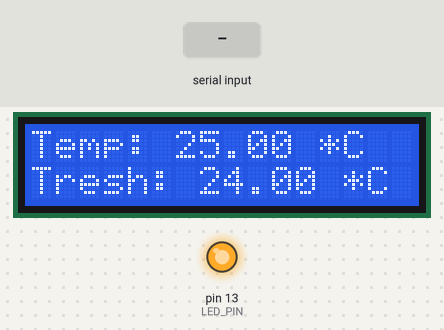
This sketch was run on a simulated Arduino Uno, built with avr-gcc and run on an emulated ATmega328P. Shown: 16×2 character LCD, output pins drawn as LEDs (lit = HIGH). Inputs (shaded band) come from the test bench. EEPROM starts erased.

Above: at 0.9 s.
1.0 s: "T90\n" received over Serial
At 1.8 s:
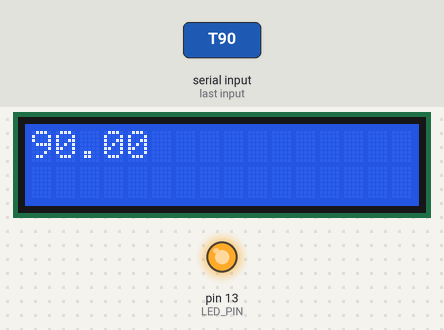
At 2.7 s:
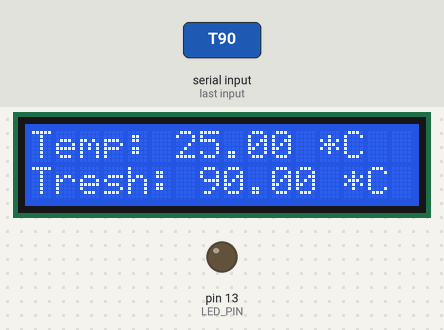
3.5 s: "T,45\n" received over Serial
At 3.9 s:
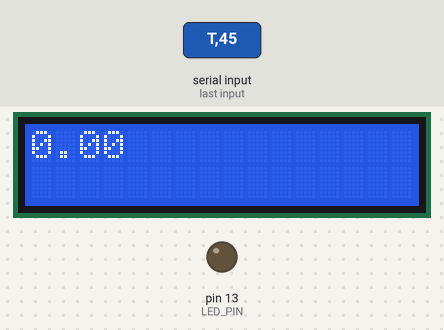
Timing chart, 0 to 6.5 s (numbered marks = the images above; inputs shaded):
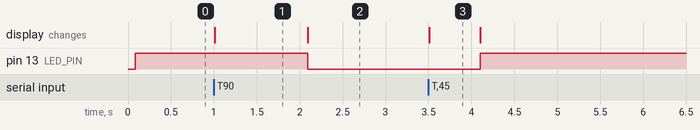

The sketch:

irrigation.ino
```cpp
#include <EEPROM.h>
#include <DHT.h>
#include <LiquidCrystal.h>
#include <Arduino_FreeRTOS.h>

#define DHTPIN 2      // Pin where the DHT22 sensor is connected
#define DHTTYPE DHT22 // DHT sensor type
#define LED_PIN 13

DHT dht(DHTPIN, DHTTYPE);
LiquidCrystal lcd(3, 4, 5, 6, 7, 8, 9, 10, 11, 12);

// Define the starting memory address for storing data
const int DATA_START_ADDRESS = 18; // Skip the first two addresses for the pointers

// Define the total number of memory addresses available for data storage
const int MEMORY_SIZE = 1023; // Total EEPROM size is 1024 bytes, but we leave 2 bytes for the pointers

unsigned long previousTemperatureMillis = 0;
unsigned long previousStoreMillis = 0;
const unsigned long temperatureInterval = 1000; // Read temperature every 1 seconds
const unsigned long storeInterval = 10000;      // Store data every 2 seconds
float treshold = 24.0;

bool storeTemperatureFlag = false;
float temperatureValue;
int counter = 0;

TaskHandle_t sendReceiveTaskHandle;
TaskHandle_t temperatureTaskHandle;
TaskHandle_t storeDataTaskHandle;

void sendReceiveTask(void* pvParameters);
void temperatureTask(void* pvParameters);
void storeDataTask(void* pvParameters);

void setup() {
  // Initialize the serial communication
  Serial.begin(9600);

  lcd.begin(16, 2);

  // Initialize the DHT sensor
  dht.begin();

  //clearMemory();

  pinMode(LED_PIN, OUTPUT);

  // Read the current pointer values from the first two memory addresses
  int nextAddress = EEPROM.read(0);
  int endAddress = EEPROM.read(1);

  // Check if the stored addresses are out of bounds or uninitialized
  if (nextAddress < DATA_START_ADDRESS || nextAddress >= MEMORY_SIZE) {
    // Initialize the next address pointer to the starting address for data storage
    nextAddress = DATA_START_ADDRESS;
    EEPROM.write(0, nextAddress);
  }

  if (endAddress < DATA_START_ADDRESS || endAddress >= MEMORY_SIZE) {
    // Initialize the end address pointer to the starting address for data storage
    endAddress = DATA_START_ADDRESS;
    EEPROM.write(1, endAddress);
  }


  // Create tasks
  xTaskCreate(sendReceiveTask, "SendReceiveTask", 128, NULL, 2, &sendReceiveTaskHandle);
  xTaskCreate(temperatureTask, "TemperatureTask", 128, NULL, 3, &temperatureTaskHandle);
  xTaskCreate(storeDataTask, "StoreDataTask", 128, NULL, 1, &storeDataTaskHandle);

  // Start the scheduler
  vTaskStartScheduler();

}


void loop() {

}

void clearMemory(){
  for (int i = 0; i < EEPROM.length();i++){
    EEPROM.write(i,0);
  }
  EEPROM.write(0,DATA_START_ADDRESS);
  EEPROM.write(1,DATA_START_ADDRESS);
}

// Function to handle storing the received data (either datetime or temperature)
void storeData(const String& receivedData, bool isDateTime) {
  // Get the current next address and end address from EEPROM
  int nextAddress = EEPROM.read(0);
  int endAddress = EEPROM.read(1);

  // Store the received data at the next address
  for (int i = 0; i < receivedData.length(); i++) {
    if (isDateTime){
      EEPROM.write(i+2, receivedData[i]);
    }
    else{
      EEPROM.write(nextAddress, receivedData[i]);
      nextAddress++;
    }

  }

}

void sendReceiveTask(void* pvParameters) {
    (void) pvParameters;
   for (;;){ // A Task shall never return or exit.


  if (Serial.available() > 0) {
    // Read the incoming data from the serial port
    String msg = Serial.readStringUntil('\n');
    char command = msg[0];
    String b = msg.substring(1);


    // Update date and time
    if (command == 'D'){
      // Store the received data (datetime)
      storeData(b, true);
    }

    // Ask for saved data
    else if (command == 'A'){

      int nextAddress = EEPROM.read(0);
      // Print the stored data
      // Calculate the length of the data
      int dataLength = nextAddress - 2;

      // Create a buffer to store the data
      uint8_t buffer[dataLength];
      // Read data from EEPROM and store it in the buffer
      for (int i = 2; i < nextAddress; i++) {
        buffer[i - 2] = EEPROM.read(i);
        // You can perform any additional processing here
      }

      Serial.write(buffer, nextAddress);

      //clearMemory();
    }

    // Update Treshold
    else if (command == 'T'){
      lcd.print(b);

      String T = b;
      treshold = T.toFloat();
      lcd.clear();
      lcd.print(treshold);
    }

    vTaskDelay( 10 / portTICK_PERIOD_MS );
  }
  // Read temperature from the DHT22 sensor every 10 seconds
  unsigned long currentMillis = millis();

  }
}

void temperatureTask(void* pvParameters) {
    (void) pvParameters;
   for (;;){ // A Task shall never return or exit.

  float temperature = 25.0;//dht.readTemperature();

    lcd.clear();
    lcd.print("Temp: ");
    lcd.print(temperature);
    lcd.print(" *C");
    lcd.setCursor(0,1);
    lcd.print("Tresh: ");
    lcd.print(treshold);
    lcd.print(" *C");

    // Check if the temperature reading is valid
    if (!isnan(temperature)) {
      temperatureValue = temperature;
    }

    if (temperatureValue >= treshold){
      digitalWrite(LED_PIN, HIGH);
    }
    else{
      digitalWrite(LED_PIN, LOW);
    }

    vTaskDelay( 2000 / portTICK_PERIOD_MS );
  }
}


void storeDataTask(void* pvParameters) {
    (void) pvParameters;
   for (;;){ // A Task shall never return or exit.

    String temperatureString = 'T' + String(temperatureValue*10, 0); // 2 decimal places

    // Store the temperature data
    storeData(temperatureString, false);

    // Reset the flag
    storeTemperatureFlag = false;

    // Store counter
    storeData('C' + String(counter), false);

    vTaskDelay( 600000 / portTICK_PERIOD_MS );
  }
}
```

Measured:
- after the input at 1.0 s, pin 13 (LED_PIN): HIGH → LOW after 1.1 s; the display: changes at once (image 1)
- after the input at 3.5 s, pin 13 (LED_PIN): LOW → HIGH after 0.60 s; the display: changes at once (image 3)
- what the display in image 1 shows lasts 1.1 s, from 1.0 s to 2.1 s
- what the display in image 3 shows lasts 0.6 s, from 3.5 s to 4.1 s
